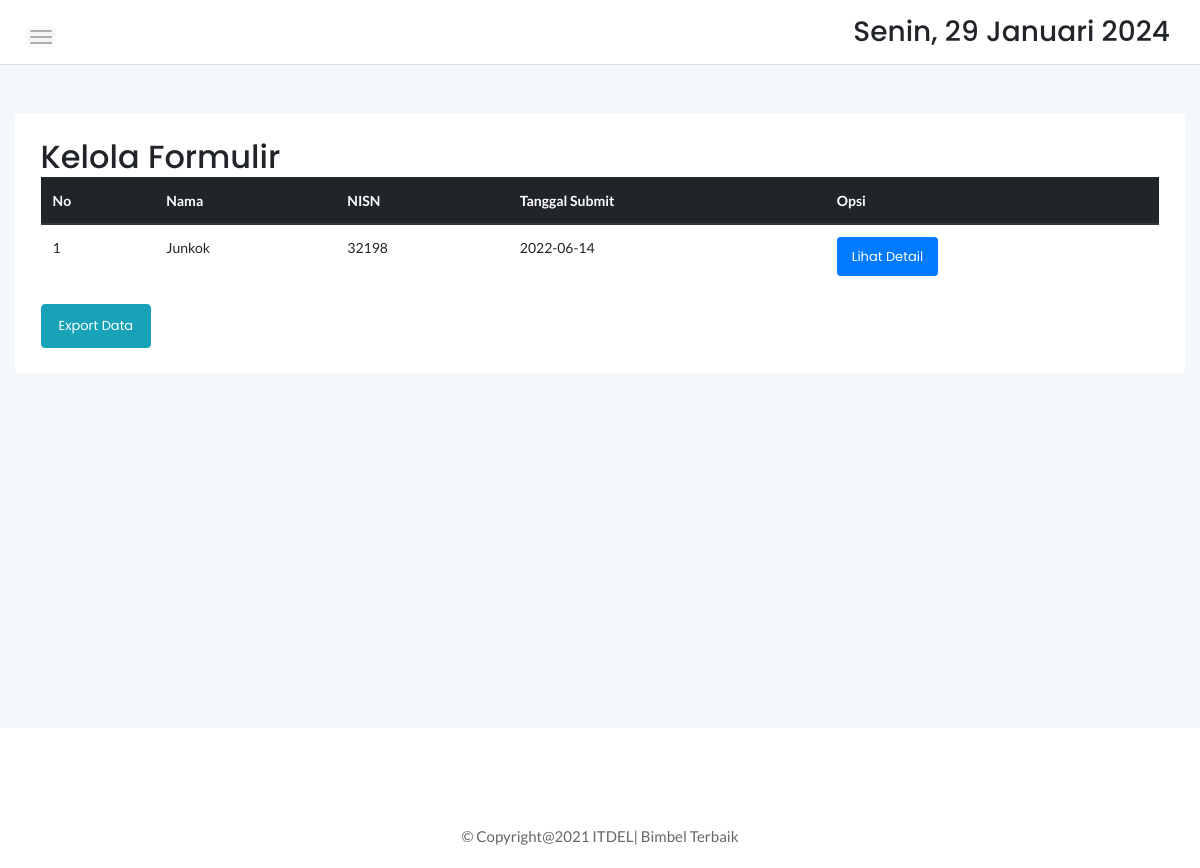
Screenshot of /admin/form.php (signed in) with the database file from the repository.
### tables this page shows
CREATE TABLE `userdata` (
  `userdataid` int(11) NOT NULL,
  `userid` int(11) NOT NULL,
  `nisn` varchar(12) NOT NULL,
  `nik` varchar(16) NOT NULL,
  `namalengkap` varchar(50) NOT NULL,
  `jeniskelamin` varchar(1) NOT NULL,
  `tempatlahir` varchar(20) NOT NULL,
  `tanggallahir` date NOT NULL,
  `alamat` text NOT NULL,
  `provinsi` varchar(30) NOT NULL,
  `kabupaten` varchar(30) NOT NULL,
  `kecamatan` varchar(30) NOT NULL,
  `kelurahan` varchar(30) NOT NULL,
  `agama` varchar(10) NOT NULL,
  `telepon` varchar(15) NOT NULL,
  `ayahnik` varchar(16) NOT NULL,
  `ayahnama` varchar(50) NOT NULL,
  `ayahpendidikan` varchar(5) NOT NULL,
  `ayahpekerjaan` varchar(15) NOT NULL,
  `ayahpenghasilan` varchar(25) NOT NULL,
  `ayahtelepon` varchar(15) NOT NULL,
  `ibunik` varchar(16) NOT NULL,
  `ibunama` varchar(50) NOT NULL,
  `ibupendidikan` varchar(5) NOT NULL,
  `ibupekerjaan` varchar(15) NOT NULL,
  `ibupenghasilan` varchar(25) NOT NULL,
  `ibutelepon` varchar(15) NOT NULL,
  `walinik` varchar(16) NOT NULL DEFAULT 'NULL',
  `walinama` varchar(50) NOT NULL DEFAULT 'NULL',
  `walipekerjaan` varchar(15) NOT NULL DEFAULT 'NULL',
  `walitelepon` varchar(15) NOT NULL DEFAULT 'NULL',
  `sekolahnpsn` varchar(10) NOT NULL,
  `sekolahnama` varchar(30) NOT NULL,
  `foto` varchar(99) NOT NULL,
  `scanijazahdepan` varchar(99) NOT NULL,
  `scanijazahbelakang` varchar(99) NOT NULL,
  `status` varchar(30) NOT NULL DEFAULT 'Unverified',
  `tglkonfirmasi` date DEFAULT NULL
);

### admin/form.php (the view, shortened to what this page needs)
<!doctype html>
<html class="no-js" lang="en">
<?php
    include '../dbconnect.php';
	?>
<head>
    <link rel="stylesheet" href="../assets/css/bootstrap.min.css">
    <link rel="stylesheet" href="../assets/css/font-awesome.min.css">
    <link rel="stylesheet" href="../assets/css/themify-icons.css">
    <link rel="stylesheet" href="../assets/css/metisMenu.css">
    <link rel="stylesheet" href="../assets/css/owl.carousel.min.css">
    <link rel="stylesheet" href="../assets/css/slicknav.min.css">
    <link rel="stylesheet" href="https://www.amcharts.com/lib/3/plugins/export/export.css" type="text/css" media="all" />
	<link rel="stylesheet" type="text/css" href="https://cdn.datatables.net/1.10.19/css/jquery.dataTables.min.css">
    <link rel="stylesheet" type="text/css" href="https://cdn.datatables.net/1.10.19/css/jquery.dataTables.css">
    <link rel="stylesheet" type="text/css" href="https://cdn.datatables.net/1.10.18/css/dataTables.bootstrap4.min.css">
    <link rel="stylesheet" type="text/css" href="https://cdn.datatables.net/responsive/2.2.3/css/responsive.bootstrap.min.css">
    <link rel="stylesheet" type="text/css" href="https://cdn.datatables.net/responsive/2.2.3/css/responsive.jqueryui.min.css">
	<link rel="stylesheet" type="text/css" href="https://cdn.datatables.net/buttons/1.5.2/css/buttons.dataTables.min.css">
    <link rel="stylesheet" href="../assets/css/typography.css">
    <link rel="stylesheet" href="../assets/css/default-css.css">
    <link rel="stylesheet" href="../assets/css/styles.css">
    <link rel="stylesheet" href="../assets/css/responsive.css">
</head>
<body>
    <div class="page-container">
        <div class="main-content">
            <div class="header-area">
                <div class="row align-items-center">
                    <div class="col-md-6 col-sm-8 clearfix">
                        <div class="nav-btn pull-left">
                            <span></span>
                            <span></span>
                            <span></span>
                        </div>
                    </div>
                    <div class="col-md-6 col-sm-4 clearfix">
                        <ul class="notification-area pull-right">
                            <li><h3><div class="date">
						</b></div></h3>
						</li>
                        </ul>
                    </div>
                </div>
            </div>
            <div class="main-content-inner">
                <div class="row mt-5 mb-5">
                    <div class="col-12">
                        <div class="card">
                            <div class="card-body">
                                <div class="d-sm-flex justify-content-between align-items-center">
									<h2>Kelola Formulir</h2>
                                </div>
										 <table id="dataTable3" class="table table-hover" style="width:100%"><thead class="thead-dark">
											<tr>
												<th>No</th>
												<th>Nama</th>
												<th>NISN</th>
												<th>Tanggal Submit</th>
												<th>Opsi</th>
											</tr></thead><tbody>
											<?php
											$form=mysqli_query($conn,"SELECT * FROM userdata where status='Verified' ORDER BY userdataid DESC");
											$no=1;
											while($b=mysqli_fetch_array($form)){
												?>
												<tr>
													<td><?php echo $no++ ?></td>
													<td><?php echo $b['namalengkap'] ?></td>
													<td><?php echo $b['nisn'] ?></td>
													<td><?php echo $b['tglkonfirmasi'] ?></td>
                                                    <td><a class="btn btn-primary btn-sm" href="view.php?u=<?php echo $b['userid'];?>">Lihat Detail</a></td>
												</tr>
												<?php
											}
											?>
										</tbody>
										</table>
									<a href="exportformulir.php" target="_blank" class="btn btn-info">Export Data</a>
                                </div>
                            </div>
                        </div>
                    </div>
                </div>
            </div>
        </div>
        <footer>
            <div class="footer-area">
            <p>&copy; Copyright@2021 ITDEL| Bimbel Terbaik</p>
            </div>
        </footer>
</body>
</html>

### assets/css/styles.css (style rules this page uses)
.page-container { width: 100%; height: 100%; min-height: 100vh; padding-left: 280px; -webkit-transition: padding-left 0.3s ease 0s; transition: padding-left 0.3s ease 0s; }
.card { border: none; border-radius: 4px; background-color: #fff; -webkit-transition: all 0.3s ease 0s; transition: all 0.3s ease 0s; }
.card-body { padding: 25.6px; padding: 1.6rem; }
.main-content { width: 100%; background: #F3F8FB; }
.main-content-inner { padding: 0 30px 50px; }
.header-area { padding: 15px 30px; background: #fff; border-bottom: 1px solid #d8e3e7; }
.nav-btn { margin-right: 30px; margin-top: 10px; cursor: pointer; }
.nav-btn span { display: block; width: 22px; height: 2px; background: #b3aaaa; margin: 4px 0; border-radius: 15px; -webkit-transition: all 0.3s ease 0s; transition: all 0.3s ease 0s; box-shadow: 0 0 0 4px rgba(99, 96, 96, 0.03); }
.notification-area { -webkit-user-select: none; -moz-user-select: none; -ms-user-select: none; user-select: none; position: relative; z-index: 1; }
.notification-area li { display: inline-block; margin-left: 20px; cursor: pointer; -webkit-user-select: none; -moz-user-select: none; -ms-user-select: none; user-select: none; }
.footer-area { text-align: center; padding: 23px 0 19px; background: #fff; }
.footer-area p { color: #676666; margin-bottom: 0; }
.btn { padding: 11px 17px; font-size: 13px; letter-spacing: 0; }
.btn-sm { padding: 9px 14px; }
table tr th { border-bottom: none; }
table tr th, table tr td { border-top: 1px solid rgba(120, 130, 140, 0.13) !important; }

### assets/css/responsive.css (style rules this page uses)
@media (min-width: 1200px) and (max-width: 1364px) { .main-content-inner { padding: 0 15px 50px; } }
@media (min-width: 1200px) and (max-width: 1364px) { .page-container, .sbar_collapsed.page-container { padding-left: 0; } }

### rows the page displays
userdata: namalengkap "Junkok", nisn "32198", tglkonfirmasi "2022-06-14"
